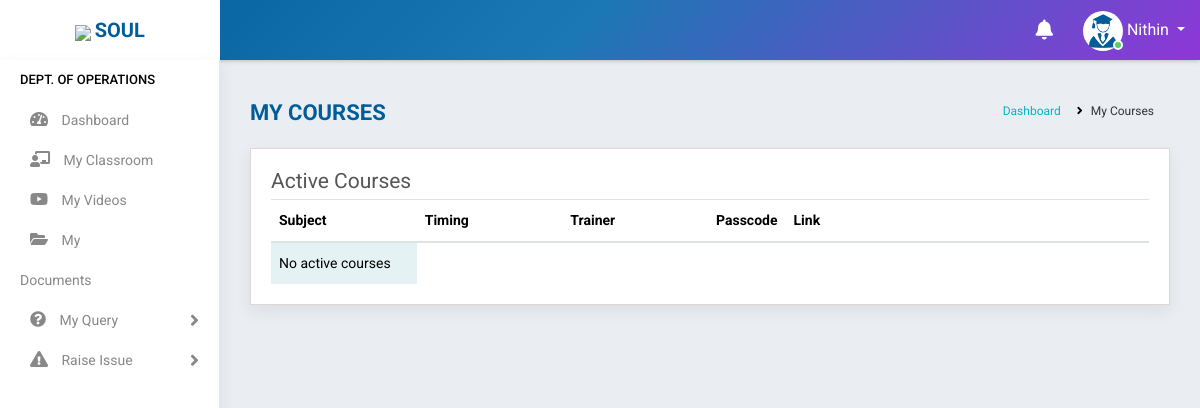
The page /my_courses/ (signed in) on the database as committed earlier.
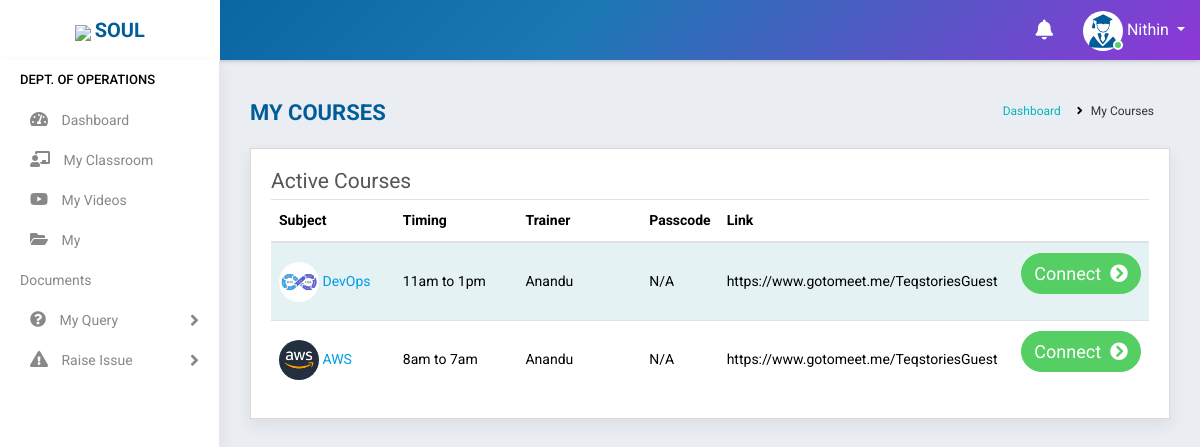
The same page on the database as committed later.
### accounts/models.py (models this page shows, shortened)
class Student(models.Model):
    state = (
    ('Andhra Pradesh','Andhra Pradesh'),
    ('Arunachal Pradesh','Arunachal Pradesh'),
    ('Assam','Assam'),
    ('Bihar','Bihar'),
    ('Chhattisgarh','Chattisgarh'),
    ('Goa','Goa'),
    ('Gujarat','Gujarat'),
    ('Haryana','Haryana'),
    ('Himachal Pradesh','Himachal Pradesh'),
    ('Jharkhand','Jharkhand'),
    ('Karnataka','Karnataka'),
    ('Kerala','Kerala'),
    ('Madhya Pradesh','Madhya Pradesh'),
    ('Maharashtra','Maharashtra'),
    ('Manipur','Manipur'),
    ('Meghalaya','Meghalaya'),
    ('Mizoram','Mizoram'),
    ('Nagaland','Nagaland'),
    ('Odisha','Odisha'),
    ('Rajasthan','Rajasthan'),
    ('Sikkim','Sikkim'),
    ('Tamil Nadu','Tamil Nadu'),
    ('Telangana','Telangana'),
    ('Tripura','Tripura'),
    ('Uttar Pradesh','Uttar Pradesh'),
    ('Uttarakhand','Uttarakhand'),
    ('West Bengal','West Bengal')
)
    user= models.OneToOneField(User,on_delete=models.CASCADE,null=True)
    name = models.CharField(max_length=100)
    mobile = models.CharField(max_length=10)
    email = models.EmailField(max_length=200)
    sex = models.CharField(max_length=10,null=True,choices=(('Male','Male'),('Female','Female')))
    house = models.CharField(max_length=100,null=True)
    street =models.CharField(max_length=100,null=True)
    street2 =models.CharField(max_length=100,null=True)
    city = models.CharField(max_length=100,null=True)
    state = models.CharField(max_length=100,null=True,choices=state)
    course_enrolled = models.CharField(max_length=100,null=True)
    now_attending = models.CharField(max_length=100,null=True)
    start_date = models.DateField(null=True)
    shared = models.BooleanField(default=False,choices=((True, 'Yes'), (False, 'No')))
    payment = models.CharField(max_length=10,choices=(('Full','Full'),('Half','Half')),default='Half')
    status = models.CharField(max_length=20,choices=(('Active','Active'),('Inactive','Inactive')),default='Active')
    profile_pic = models.ImageField(null=True,blank=True,default="")

class StudentCourseData(models.Model):
    student = models.ForeignKey(Student, on_delete=models.CASCADE,related_name='student',null=True)
    batch = models.ForeignKey(Batch, on_delete=models.CASCADE,related_name='batch')
    payment = models.CharField(max_length=10,choices=(('Full','Full'),('Half','Half'),('Not Paid','Not Paid')),default='Not Paid')

class Batch(models.Model):
    mod_value= [
    ('1', 'Weekday'),
    ('2', 'Weekend')
    ]
    status_value= [
        ('Yet to start', 'Yet to start'),
        ('Ongoing', 'Ongoing'),
        ('Completed', 'Completed'),
    ]
    subject = models.ForeignKey(Courses,on_delete=models.CASCADE,null=True)
    trainer = models.ForeignKey(Staff,on_delete=models.CASCADE,null=True,limit_choices_to={'stype':"3"})
    timing = models.CharField(max_length=100, null=True)
    start_date = models.DateField(null=True)
    end_date = models.DateField(null=True)
    link = models.CharField(max_length=1000,null=True,blank=True)
    passcode = models.CharField(max_length=100,null=True,blank=True,default="N/A")
    mode = models.CharField(max_length=100,choices=mod_value,default=1)
    status = models.CharField(max_length=100,choices=status_value)

class Courses(models.Model):
    name = models.CharField(max_length=300,null=True)
    fee = models.CharField(max_length=6)
    link = models.CharField(max_length=1000,null=True, blank=True)
    pic = models.ImageField(null=True, blank=True)
    def __str__(self):
        return self.name

class Staff(models.Model):
    value= (
    ('1', 'Operations'),
    ('2', 'Sales'),
    ('3', 'Trainer'),
    ('4', 'Admin'),
    )
    state = (
    ('Andhra Pradesh','Andhra Pradesh'),
    ('Arunachal Pradesh','Arunachal Pradesh'),
    ('Assam','Assam'),
    ('Bihar','Bihar'),
    ('Chhattisgarh','Chattisgarh'),
    ('Goa','Goa'),
    ('Gujarat','Gujarat'),
    ('Haryana','Haryana'),
    ('Himachal Pradesh','Himachal Pradesh'),
    ('Jharkhand','Jharkhand'),
    ('Karnataka','Karnataka'),
    ('Kerala','Kerala'),
    ('Madhya Pradesh','Madhya Pradesh'),
    ('Maharashtra','Maharashtra'),
    ('Manipur','Manipur'),
    ('Meghalaya','Meghalaya'),
    ('Mizoram','Mizoram'),
    ('Nagaland','Nagaland'),
    ('Odisha','Odisha'),
    ('Rajasthan','Rajasthan'),
    ('Sikkim','Sikkim'),
    ('Tamil Nadu','Tamil Nadu'),
    ('Telangana','Telangana'),
    ('Tripura','Tripura'),
    ('Uttar Pradesh','Uttar Pradesh'),
    ('Uttarakhand','Uttarakhand'),
    ('West Bengal','West Bengal')
    )
    groups = (
        ('AB+', 'AB+'),
        ('AB-', 'AB-'),
        ('A+', 'A+'),
        ('A-', 'A-'),
        ('B+', 'B+'),
        ('B-', 'B-'),
        ('O+', 'O+'),
        ('O-', 'O-'),
        )
    user = models.OneToOneField(User,on_delete=models.CASCADE,null=True,blank=True)
    name = models.CharField(max_length=100,null=True, blank=True)
    empid = models.CharField(max_length=100,null=True, blank=True)
    mobile = models.CharField(max_length=10,null=True, blank=True)
    email = models.EmailField(max_length=200,null=True, blank=True)
    sex = models.CharField(max_length=10,null=True,choices=(('Male','Male'),('Female','Female')), blank=True)
    dob = models.DateField(null=True, blank=True)
    doj = models.DateField(null=True, blank=True)
    blood_group = models.CharField(max_length=100,null=True, blank=True,choices=groups)
    house = models.CharField(max_length=100,null=True, blank=True)
    street =models.CharField(max_length=100,null=True, blank=True)
    street2 =models.CharField(max_length=100,null=True, blank=True)
    city = models.CharField(max_length=100,null=True, blank=True)
    state = models.CharField(max_length=100,null=True,choices=state, blank=True)
    stype = models.CharField(max_length=100,null=True,choices=value, blank=True)
    status = models.CharField(max_length=20,choices=(('Active','Active'),('Inactive','Inactive')),default='Active')
    profile_pic = models.ImageField(null=True, blank=True,default="student.jpg")
    def __str__(self):
        return self.name

### accounts/views.py (the view)
# urls.py: path('my_courses/',MyCourses.as_view(),name='my_courses'),
class MyCourses(View):
    def get(self, request):
        user=request.user
        if user.is_authenticated:
            try:
                s = Student.objects.get(user=user)
                scd = StudentCourseData.objects.filter(student=s).filter(batch__status="Ongoing")
                return render(request,'students/my_courses.html',{'s':s,'scd':scd})
            except:
                return redirect('home')
        return redirect('logout')

### accounts/templates/students/my_courses.html (shortened to what this page needs)
{% extends 'accounts/main.html' %}
    {% block content %}
<div class="main-wrapper">
    {% include 'students/navbar.html' %}
    {% include 'students/sidebar.html' %}
        <div class="page-wrapper">
            <div class="content container-fluid">
                <div class="page-header">
                    <div class="row">
                        <div class="col-lg-7 col-md-12 col-sm-12 col-12">
                            <h5 class="text-uppercase">My Courses</h5>
                        </div>
                        <div class="col-lg-5 col-md-12 col-sm-12 col-12">
                            <ul class="list-inline breadcrumb float-right">
                                <li class="list-inline-item"><a href="{% url 'student_dashboard' %}">Dashboard</a></li>
                                <li class="list-inline-item">My Courses</li>
                            </ul>
                        </div>
                    </div>
                </div>
                <div class="content-page">
                    <div class="row">
                        <div class="col-sm-8 col-5">
                            <h4 class="page-title">Active Courses</h4>
                        </div>
                    </div>
                    <div class="row">
                        <div class="col-md-12">
                            <div class="table-responsive">
                                <table class="table table-striped custom-table">
                                    <thead>
                                        <tr class="col-12">
                                            <th class="col-2">Subject</th>
                                            <th class="col-2">Timing</th>
                                            <th class="col-2">Trainer</th>
                                            <th class="col-1">Passcode</th>
                                            <th class="col-3">Link</th>
                                            <th class="col-2"></th>
                                        </tr>
                                    </thead>
                                    <tbody>
                                        {% for i in scd %}
                                        <tr>
                                            <td class="col-2">
                                                <span class="user-img"><img class="rounded-circle" src="{{i.batch.subject.pic.url}}" width="40" height="40">
                                                    <a href="{{i.batch.link}}">{{i.batch.subject}}</a></span></td>
                                            <td class="col-2">{{i.batch.timing}}</td>
                                            <td class="col-2">{{i.batch.trainer}}</td>
                                            <td class="col-1">{{i.batch.passcode}}</td>
                                            <td class="col-3">{{i.batch.link}}</td>
                                            <td class="text-right col-2">
                                                <p><a href="{{i.batch.link}}" class="btn btn-success " target="_blank" style="border-radius: 80px 80px 80px 80px ;color: white">
                                                    <span style="font-size:18px">Connect&nbsp;&nbsp;<i class="fas fa-chevron-circle-right"></i></span></a></p>
                                            </td>
                                        </tr>
                                        {% empty %}
                                        <tr><td rowspan="6">No active courses</td></tr>
                                        {% endfor %}
                                    </tbody>
                                </table>
                            </div>
                        </div>
                    </div>
                </div>
            </div>
        </div>
    </div>
{% endblock %}

### accounts/templates/accounts/main.html (shortened to what this page needs)
{% load static %}
<!DOCTYPE html>
<html>
<head>
    <link rel="stylesheet" href="https://cdnjs.cloudflare.com/ajax/libs/font-awesome/5.15.3/css/all.min.css" />
	<link rel="stylesheet" type="text/css" href="{% static 'assets/css/bootstrap.min.css' %}">
	<link rel="stylesheet" type="text/css" href="{% static 'assets/plugins/fontawesome/css/all.min.css' %}">
	<link rel="stylesheet" type="text/css" href="{% static 'assets/plugins/fontawesome/css/fontawesome.min.css' %}">
	<link rel="stylesheet" type="text/css" href="{% static 'assets/css/fullcalendar.min.css' %}">
	<link rel="stylesheet" type="text/css" href="{% static 'assets/css/dataTables.bootstrap4.min.css' %}">
	<link rel="stylesheet" type="text/css" href="{% static 'assets/css/select2.min.css' %}">
	<link rel="stylesheet" type="text/css" href="{% static 'assets/css/bootstrap-datetimepicker.min.css' %}">
	<link rel="stylesheet" type="text/css" href="{% static 'assets/plugins/morris/morris.css' %}">
	<link rel="stylesheet" type="text/css" href="{% static 'assets/css/style.css' %}">
</head>
<body>
    {% block content %}
    {% endblock %}
</body>
</html>

### accounts/templates/students/navbar.html (shortened to what this page needs)
<div class="header">
    <div class="header-left">
        <a href="https://www.teqstories.com" class="logo">
            <img src="https://www.teqstories.com/assets/images/Blue.png" style="height: 40px;width:auto;">
            <span class="text-uppercase"><b>Soul</b></span>
        </a>
    </div>
    <div class="page-title-box float-left">
    </div>
    <ul class="nav user-menu float-right">
        {% include 'accounts/mini/notify.html' %}
        <li class="nav-item dropdown has-arrow">
            <a href="#" class="dropdown-toggle nav-link user-link" data-toggle="dropdown">
                <span class="user-img"><img class="rounded-circle" src="{{request.user.student.profile_pic.url}}" width="40" height="40" alt="{{request.user.student.name|title}}">
                    <span class="status online"></span></span>
                <span>{{request.user.student.name|title}}</span>
            </a>
        </li>
    </ul>
</div>

### accounts/templates/accounts/mini/notify.html (shortened to what this page needs)
<li class="nav-item dropdown d-none d-sm-block">
    <a href="#" class="dropdown-toggle nav-link" data-toggle="dropdown"><i class="fas fa-bell"></i>
        </a>
</li>

### accounts/templates/students/sidebar.html (shortened to what this page needs)
        <div class="sidebar" id="sidebar">
            <div class="sidebar-inner slimscroll">
                <div id="sidebar-menu" class="sidebar-menu">
                    <ul>
                        <li class="menu-title">Dept. of OPERATIONS</li>
                        <li>
                            <a href="{% url 'student_dashboard' %}"><i class="fas fa-tachometer-alt" aria-hidden="true"></i> Dashboard</a>
                        </li>
                        <li>
                            <a href="{% url 'my_courses' %}" style="width: 80%; display: inline-block;"><i class="fas fa-chalkboard-teacher"></i> My Classroom</a>
                        </li>
                        <li>
                            <a href="{% url 'my_active_courses' %}" style="width: 80%; display: inline-block;"><i class="fab fa-youtube"></i> My Videos</a>
                        </li>
                        <li>
                            <a href="" style="width: 80%; display: inline-block;"><i class="fas fa-folder-open"></i> My Documents</a>
                        </li>
                        <li class="">
                            <a href="#"><i class="fa fa-question-circle" aria-hidden="true"></i> <span>My Query</span> <span
                                    class="menu-arrow"></span></a>
                        </li>
                        <li class="">
                            <a href="#"><i class="fas fa-exclamation-triangle"></i> <span>Raise Issue</span> <span
                                    class="menu-arrow"></span></a>
                        </li>
                    </ul>
        </div>
    </div>
</div>

Rows that differ between the two databases and show on the page:
added StudentCourseData: batch.subject.pic (picture), batch.subject "DevOps", batch.timing "11am to 1pm", batch.trainer "Anandu", batch.passcode "N/A", batch.link "https://www.gotomeet.me/TeqstoriesGuest"
added StudentCourseData: batch.subject.pic (picture), batch.subject "AWS", batch.timing "8am to 7am", batch.trainer "Anandu", batch.passcode "N/A", batch.link "https://www.gotomeet.me/TeqstoriesGuest"
Other text that changed with them:
text no longer shown: "No active courses"
